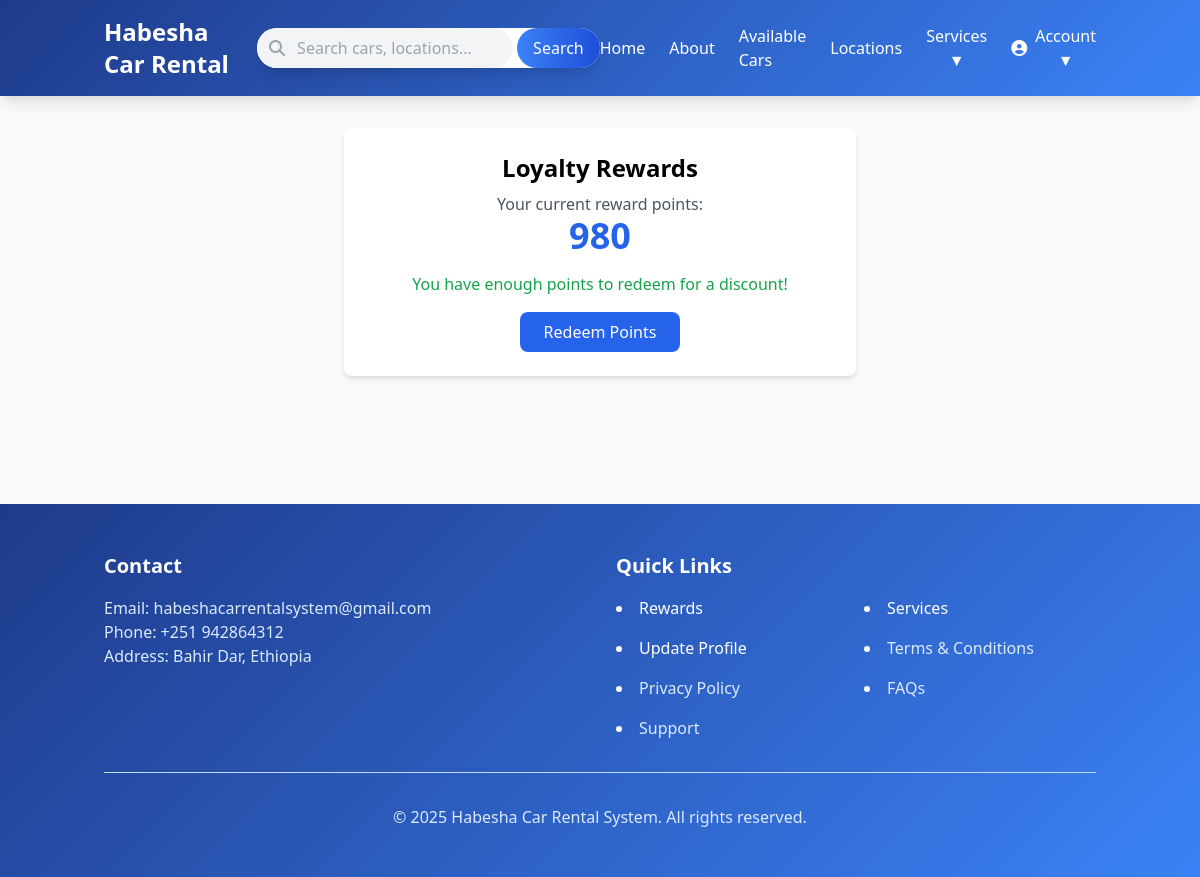
The page /rewards/ (signed in) on the database as committed earlier.
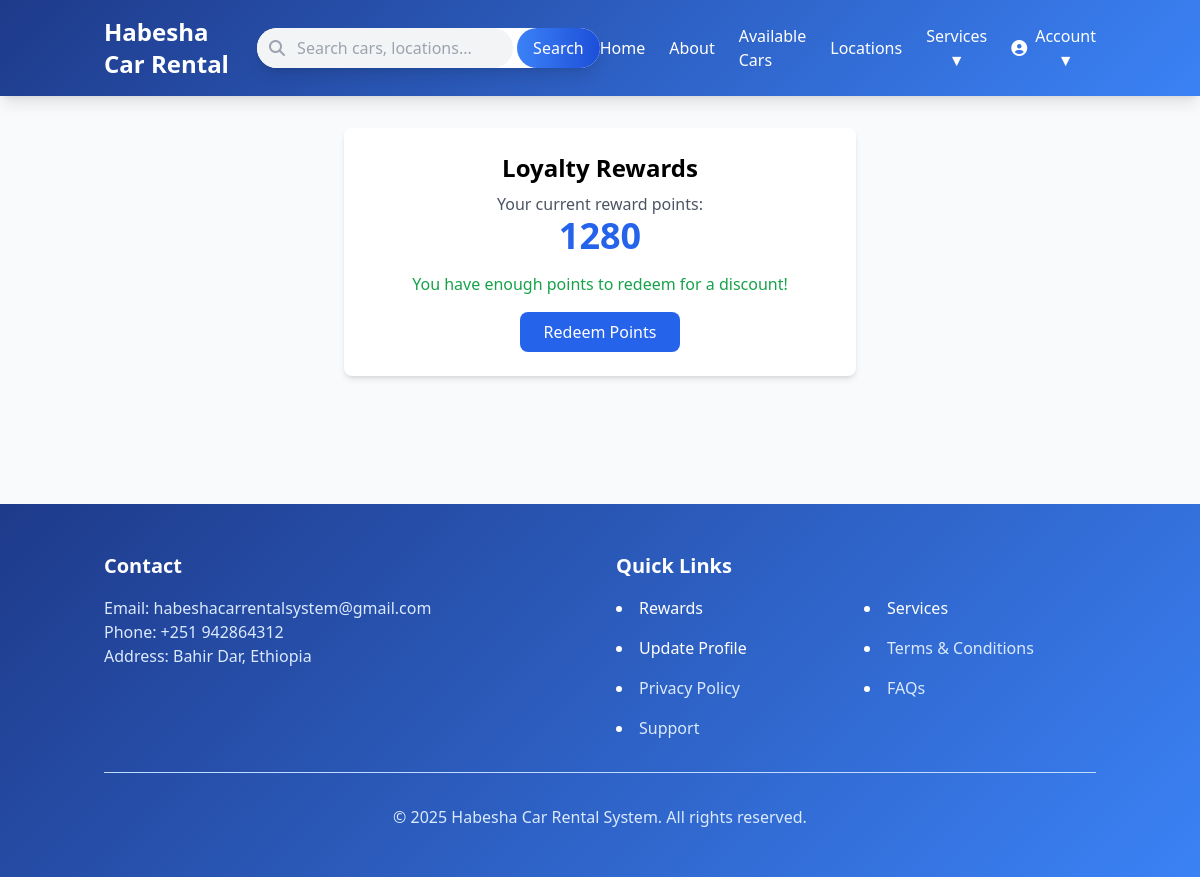
The same page on the database as committed later.
### rental/models.py (models this page shows, shortened)
class Reward(models.Model):
    user = models.OneToOneField(User, on_delete=models.CASCADE)
    points = models.PositiveIntegerField(default=0)
    discount_available = models.DecimalField(max_digits=10,decimal_places=2,default=0.00)

### rental/views.py (the view)
# urls.py: path('rewards/', views.user_rewards, name='user_rewards'),
@login_required
def user_rewards(request):
    reward,created = Reward.objects.get_or_create(user=request.user)
    return render(request,"rental/user_rewards.html",{'reward':reward})

### rental/models.py (called while the page is built)
    def is_complete(self):
        return all([
            self.phone_number,
            self.address,
            self.id_front_image,
            self.id_back_image,
            self.extracted_name,
        ])

### rental/templates/rental/user_rewards.html
{% extends 'rental/base.html' %}
{% block content %}
    <div class="max-w-lg mx-auto bg-white p-6 rounded-lg shadow-md text-center">
        <h2 class="text-2xl font-bold">Loyalty Rewards</h2>
        <p class="text-gray-600 mt-2">Your current reward points:</p>
        <span class="text-blue-600 text-4xl font-bold">{{ reward.points }}</span>
         {% if reward.points|add:0 >= 100 %}
        <p class="text-green-600 mt-4"> You have enough points to redeem for a discount!</p>
        <a href="{% url 'redeem_rewards' %}"
        class="btn-primary mt-4 inline-block px-6 py-2 text-white bg-blue-600 rounded-lg hover:bg-blue-700 transition">
        Redeem Points</a>
        {% else %}
        <p class="text-gray-500 mt-4">Earn more points to unlock rewards!</p>
        {% endif %}
    </div>
{% endblock content %}

Rows that differ between the two databases and show on the page:
changed Reward: points "980" → "1280"
